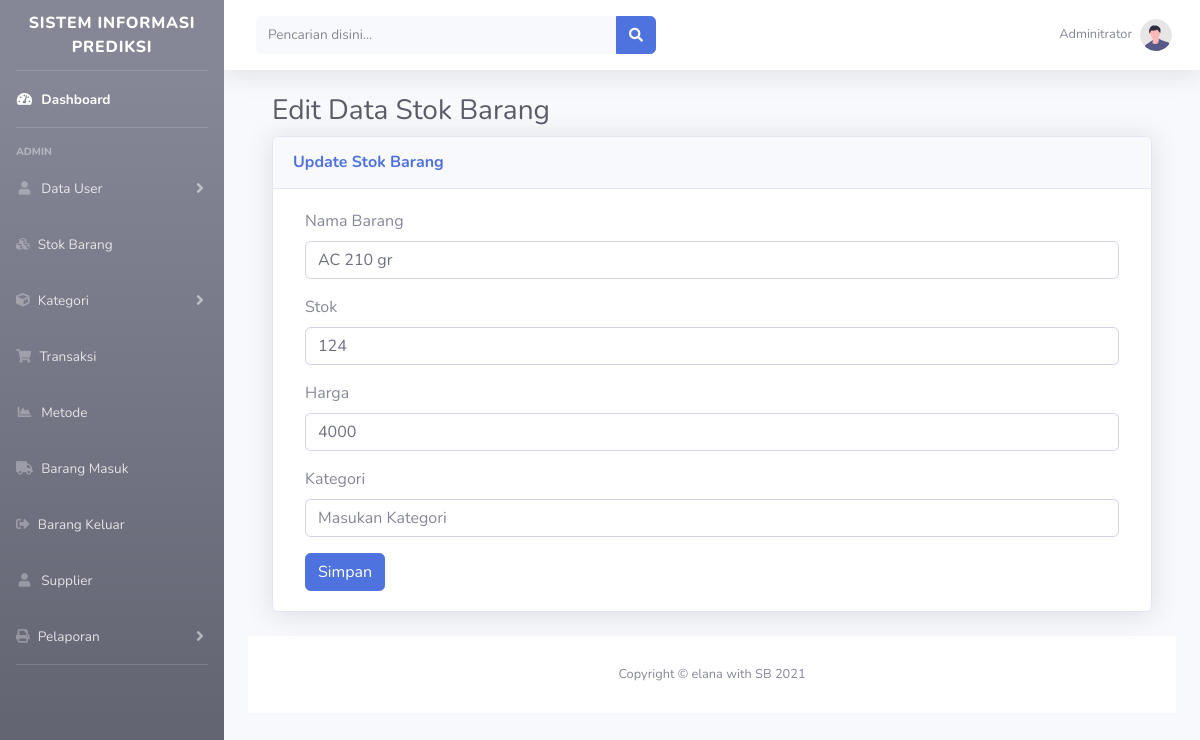
The page /index.php?halaman=stok&aksi=edit&id=1 (signed in) on the database its author committed.
### tables this page shows
CREATE TABLE `stok` (
  `id` int(11) NOT NULL,
  `nama_barang` varchar(150) NOT NULL,
  `stok` int(11) DEFAULT NULL,
  `harga` int(50) NOT NULL,
  `kategori` varchar(150) NOT NULL
);

### page/stok/edit_barang.php (the view, shortened to what this page needs)
<div class="container-fluid">
    <h1 class="h3 mb-2 text-gray-800">Edit Data Stok Barang</h1>
    <div class="card shadow mb-4">
        <div class="card-header py-3">
            <h6 class="m-0 font-weight-bold text-primary">Update Stok Barang</h6>
        </div>
        <div class="card-body">
            <div class="col-lg-12">
                <div class="box box-primary">
                        <?php
                        $sql = mysqli_query($conn, "SELECT *FROM stok where id = '$_GET[id]'") or die(mysqli_error());
                        $data = mysqli_fetch_array($sql);
                        ?>
                    <form role="form" method="post">
                        <div class="box-body">
                            <div class="form-group">
                                <label for="exampleInputEmail1">Nama Barang</label>
                                <input type="text" class="form-control" id="exampleInputEmail1" placeholder="Masukan Nama barang" name="nama_barang" required value="<?= $data['nama_barang'] ?>">
                            </div>
                            <div class="form-group">
                                <label for="exampleInputEmail1">Stok</label>
                                <input type="text" class="form-control" id="exampleInputEmail1" placeholder="Masukan stok" name="stok" required value="<?= $data['stok'] ?>">
                            </div>
                            <div class="form-group">
                                <label for="exampleInputEmail1">Harga</label>
                                <input type="text" class="form-control" id="exampleInputEmail1" placeholder="Masukan Harga" name="harga" required value="<?= $data['harga'] ?>">
                            </div>
                            <div class="form-group">
                                <label for="exampleInputEmail1">Kategori</label>
                                <input type="text" class="form-control" id="exampleInputEmail1" placeholder="Masukan Kategori" name="kategori" required value="<?= $data['kategori'] ?>">
                            </div>
                        </div>
                        <div class="box-footer">
                            <button type="submit" class="btn btn-primary" name="simpan">Simpan</button>
                        </div>
                    </form>
                </div>
            </div>
        </div>
    </div>

### rows shown on the page
stok: nama_barang "AC 210 gr", stok "124", harga "4000"
